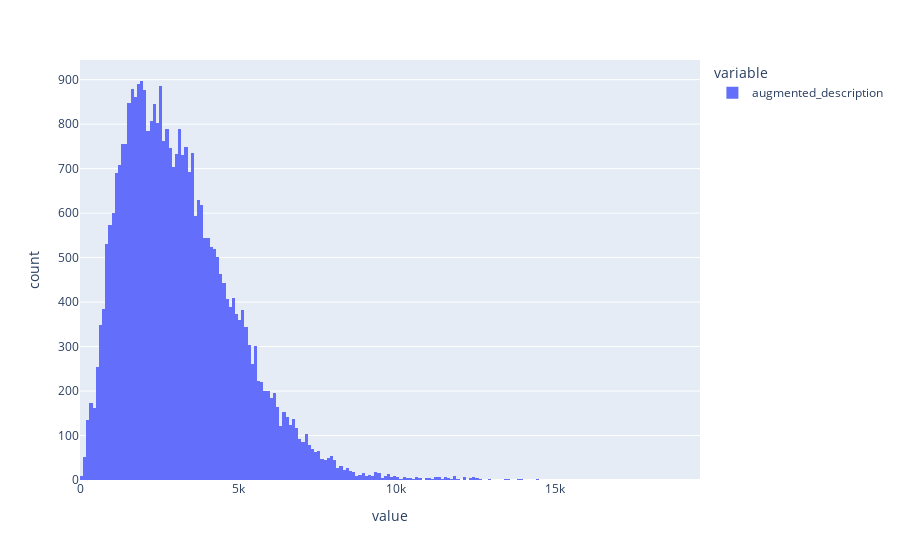

This figure's notebook cell:
### Code cell
px.histogram(jobs_data['augmented_description'].apply(lambda x: len(x)))

### Figure 1 — Plotly figure (JSON) as saved in the notebook; plotly's stock layout.template omitted (floating-point values rounded to 4 significant figures; data arrays with more than 128 entries replaced by an {"elided": "..."} marker saying what was removed)
{"data": [{"alignmentgroup": "True", "bingroup": "x", "hovertemplate": "variable=augmented_description<br>value=%{x}<br>count=%{y}<extra></extra>", "legendgroup": "augmented_description", "marker": {"color": "#636efa", "pattern": {"shape": ""}}, "name": "augmented_description", "offsetgroup": "augmented_description", "orientation": "v", "showlegend": true, "type": "histogram", "x": {"elided": "35271 int values"}, "xaxis": "x", "yaxis": "y"}], "layout": {"barmode": "relative", "legend": {"title": {"text": "variable"}, "tracegroupgap": 0}, "margin": {"t": 60}, "xaxis": {"anchor": "y", "domain": [0, 1], "title": {"text": "value"}}, "yaxis": {"anchor": "x", "domain": [0, 1], "title": {"text": "count"}}}}
